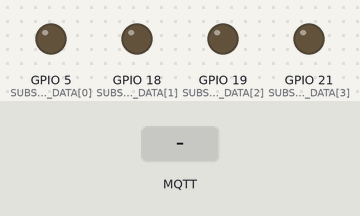
This sketch was run on a simulated ESP32. Parts: output pins drawn as LEDs (lit = HIGH). The inputs (shaded band) are chosen by the test bench. WiFi joins after 1.5 s; servers stay silent unless stated; no MQTT or app messages arrive unless stated; what the sketch prints to the serial monitor is not drawn.

Above: at 4.7 s.
4.8 s: MQTT message "5" arrives on the first subscribed topic
At 5.7 s:
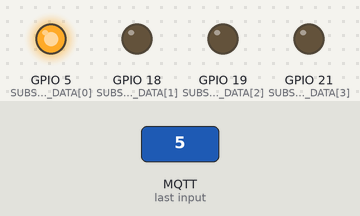
6.3 s: MQTT message "5" arrives on the second subscribed topic
At 6.9 s:
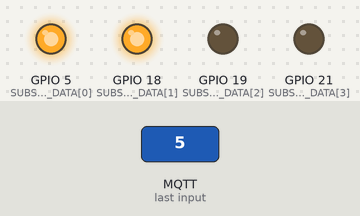
7.8 s: MQTT message "/" arrives on the first subscribed topic
At 9.0 s:
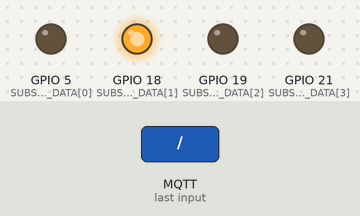
9.3 s: MQTT message "5" arrives on the third subscribed topic
At 10.3 s:
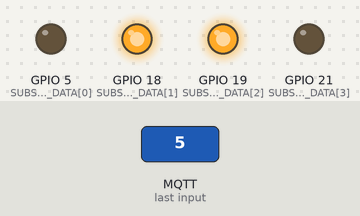
10.8 s: MQTT message "90" arrives on the first subscribed topic
At 11.5 s:
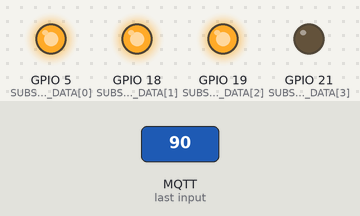
12.3 s: MQTT message "/" arrives on the second subscribed topic
At 12.6 s:
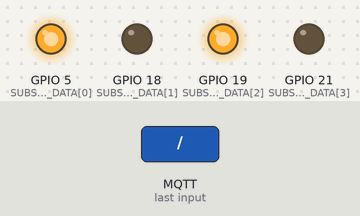
Timing chart, 0 to 14.8 s (numbered marks = the images above; inputs shaded):
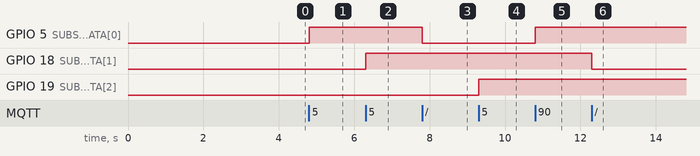

The sketch:

retry_final.ino
```cpp
/****************************************
   Include Libraries
 ****************************************/
#include <WiFi.h>
#include <PubSubClient.h>
/****************************************
   Define Constants
 ****************************************/
#define WIFISSID "F5" // Put your WifiSSID here
#define PASSWORD "Azam1234" // Put your wifi password hereiu
#define TOKEN "BBFF-a6Pro3e7nkl1yo22SaICqUoNvk134x" // Put your Ubidots' TOKEN
#define MQTT_CLIENT_NAME "Project" // MQTT client Name, please enter your own 8-12 alphanumeric character ASCII string;
//it should be a random and unique ascii string and different from all other devices
#define VARIABLE_LABEL_SUBSCRIBE_01 "led1" // Assing the variable label
#define VARIABLE_LABEL_SUBSCRIBE_02 "led2" // Assing the variable label
#define VARIABLE_LABEL_SUBSCRIBE_03 "led3" // Assing the variable label
#define VARIABLE_LABEL_SUBSCRIBE_04 "led4" // Assing the variable label
#define VARIABLE_LABEL_SUBSCRIBE_05 "relay_05" // Assing the variable label

#define VARIABLE_LABEL_POWER "pub1" // Assing the variable label

#define DEVICE_LABEL "smart_home" // Assing the device label

#define NUMBER_OF_DATA_TO_SUBSCRIBE 5 // Assing number of variabels we need to subscribe

int SUBSCRIBED_DATA[] = {5, 18, 19, 21}; // Set the GPIOs as RELAYs Output

int OUTPUT_PINS[] = {0, 0, 0, 0, 0}; // Values for output on pins
int indx, val_temp;             // variables used to change value of recieved topic

//   Power Meter Variables
float m, n, c, maxi = 0, mini = 1023, v = 0, i = 0, j = 0, power = 0, k = 0;
//----------------------------

//names of variables to subscribe
String Relay_names[] = {"led1", "led2", "led3", "led4", "led5"};

char mqttBroker[]  = "industrial.api.ubidots.com";
char payload[100];
char topic[150];
char topicSubscribe_01[100];
char topicSubscribe_02[100];
char topicSubscribe_03[100];
char topicSubscribe_04[100];
char topicSubscribe_05[100];
char *temp, *temp2;

// Space to store values to send
char str_sensor[10];
char str_lat[6];
char str_lng[6];
unsigned long t;


/****************************************
   Auxiliar Functions
 ****************************************/
WiFiClient ubidots;
PubSubClient client(ubidots);

void callback(char* topic, byte* payload, unsigned int length) {

  temp = strstr(topic, DEVICE_LABEL);
  temp = temp + strlen(DEVICE_LABEL) + 1;

  temp2 = strstr(temp, "/");
  indx = (int) (temp2 - temp);
  temp[indx] = '\0';

  char p[length + 1];
  memcpy(p, payload, length);
  p[length] = NULL;

  val_temp = atoi (p);

  set_data();
}

void reconnect() {
  // Loop until we're reconnected
  while (!client.connected()) {
    Serial.println("Attempting MQTT connection...");

    // Attemp to connect
    if (client.connect(MQTT_CLIENT_NAME, TOKEN, "")) {
      Serial.println("Connected");
      client.subscribe(topicSubscribe_01);
      client.subscribe(topicSubscribe_02);
      client.subscribe(topicSubscribe_03);
      client.subscribe(topicSubscribe_04);
      client.subscribe(topicSubscribe_05);
    } else {
      Serial.print("Failed, rc=");
      Serial.print(client.state());
      Serial.println(" try again in 2 seconds");
      // Wait 2 seconds before retrying
      delay(2000);
    }
  }
}
/****************************************
   User Defined Functions for extra functionality
 ****************************************/
void set_data()
{
  for (int i = 0; i < NUMBER_OF_DATA_TO_SUBSCRIBE; i++) {
    if (String (temp) == Relay_names[i]) OUTPUT_PINS[i] = val_temp;
  }
}

void set_output()
{
  for (int i = 0; i < NUMBER_OF_DATA_TO_SUBSCRIBE; i++) digitalWrite(SUBSCRIBED_DATA[i], OUTPUT_PINS[i]);
}

/****************************************
   Main Functions
 ****************************************/
void setup() {
  Serial.begin(115200);
  WiFi.begin(WIFISSID, PASSWORD);
  // Assign the pin as OUTPUT
  for (int i = 0; i < NUMBER_OF_DATA_TO_SUBSCRIBE; i++) {
    pinMode(SUBSCRIBED_DATA[i], OUTPUT);
  }

  Serial.println();
  Serial.print("Wait for WiFi...");


  while (WiFi.status() != WL_CONNECTED) {
    Serial.print(".");
    delay(500);
  }

  Serial.println("");
  Serial.println("WiFi Connected");
  Serial.println("IP address: ");
  Serial.println(WiFi.localIP());
  delay(2000);
  client.setServer(mqttBroker, 1883);
  client.setCallback(callback);

  sprintf(topicSubscribe_01, "/v1.6/devices/%s/%s/lv", DEVICE_LABEL, VARIABLE_LABEL_SUBSCRIBE_01);
  sprintf(topicSubscribe_02, "/v1.6/devices/%s/%s/lv", DEVICE_LABEL, VARIABLE_LABEL_SUBSCRIBE_02);
  sprintf(topicSubscribe_03, "/v1.6/devices/%s/%s/lv", DEVICE_LABEL, VARIABLE_LABEL_SUBSCRIBE_03);
  sprintf(topicSubscribe_04, "/v1.6/devices/%s/%s/lv", DEVICE_LABEL, VARIABLE_LABEL_SUBSCRIBE_04);
  sprintf(topicSubscribe_05, "/v1.6/devices/%s/%s/lv", DEVICE_LABEL, VARIABLE_LABEL_SUBSCRIBE_05);


  client.subscribe(topicSubscribe_01);
  client.subscribe(topicSubscribe_02);
  client.subscribe(topicSubscribe_03);
  client.subscribe(topicSubscribe_04);
  client.subscribe(topicSubscribe_05);

}

void loop() {
  if (!client.connected()) {
    reconnect();

    Serial.print("subscribing to topic:");
    Serial.println(VARIABLE_LABEL_SUBSCRIBE_01);
    client.subscribe(topicSubscribe_01);

    Serial.print("subscribing to topic:");
    Serial.println(VARIABLE_LABEL_SUBSCRIBE_02);
    client.subscribe(topicSubscribe_02);

    Serial.print("subscribing to topic:");
    Serial.println(VARIABLE_LABEL_SUBSCRIBE_03);
    client.subscribe(topicSubscribe_03);

    Serial.print("subscribing to topic:");
    Serial.println(VARIABLE_LABEL_SUBSCRIBE_04);
    client.subscribe(topicSubscribe_04);

//    Serial.print("subscribing to topic:");
//    Serial.println(VARIABLE_LABEL_SUBSCRIBE_05);
    client.subscribe(topicSubscribe_05);
//    Serial.print(digitalRead(5));
//    Serial.print("\t");
//    Serial.print(digitalRead(18));
//    Serial.print("\t");
//    Serial.print(digitalRead(19));
//    Serial.print("\t");
//    Serial.println(digitalRead(21));
  }
  set_output();
  client.loop();
}
```

Measured:
- after the input at 4.8 s, GPIO 5 (SUBSCRIBED_DATA[0]): LOW → HIGH at once
- after the input at 6.3 s, GPIO 18 (SUBSCRIBED_DATA[1]): LOW → HIGH at once
- after the input at 7.8 s, GPIO 5 (SUBSCRIBED_DATA[0]): HIGH → LOW at once
- after the input at 9.3 s, GPIO 19 (SUBSCRIBED_DATA[2]): LOW → HIGH at once
- after the input at 10.8 s, GPIO 5 (SUBSCRIBED_DATA[0]): LOW → HIGH at once
- after the input at 12.3 s, GPIO 18 (SUBSCRIBED_DATA[1]): HIGH → LOW at once
